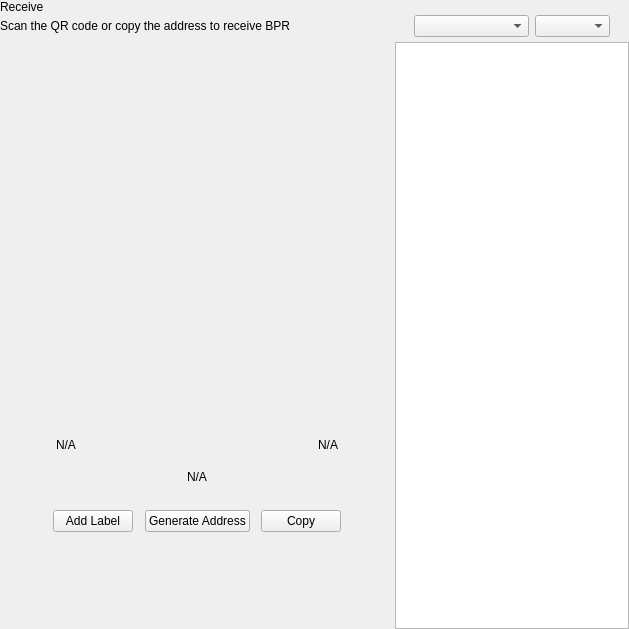
<?xml version="1.0" encoding="UTF-8"?>
<ui version="4.0">
 <class>ReceiveWidget</class>
 <widget class="QWidget" name="ReceiveWidget">
  <property name="geometry">
   <rect>
    <x>0</x>
    <y>0</y>
    <width>629</width>
    <height>629</height>
   </rect>
  </property>
  <property name="minimumSize">
   <size>
    <width>0</width>
    <height>0</height>
   </size>
  </property>
  <property name="windowTitle">
   <string>Form</string>
  </property>
  <layout class="QHBoxLayout" name="horizontalLayout_2" stretch="2,1">
   <property name="spacing">
    <number>0</number>
   </property>
   <property name="leftMargin">
    <number>0</number>
   </property>
   <property name="topMargin">
    <number>0</number>
   </property>
   <property name="rightMargin">
    <number>0</number>
   </property>
   <property name="bottomMargin">
    <number>0</number>
   </property>
   <item>
    <widget class="QWidget" name="left" native="true">
     <layout class="QVBoxLayout" name="verticalLayout_3">
      <property name="leftMargin">
       <number>0</number>
      </property>
      <property name="topMargin">
       <number>0</number>
      </property>
      <property name="rightMargin">
       <number>0</number>
      </property>
      <property name="bottomMargin">
       <number>0</number>
      </property>
      <item>
       <layout class="QVBoxLayout" name="verticalLayout_2">
        <property name="spacing">
         <number>0</number>
        </property>
        <property name="leftMargin">
         <number>0</number>
        </property>
        <item>
         <layout class="QHBoxLayout" name="horizontalLayout_3">
          <property name="spacing">
           <number>0</number>
          </property>
          <item>
           <layout class="QVBoxLayout" name="verticalLayout_4">
            <property name="spacing">
             <number>5</number>
            </property>
            <item>
             <widget class="QLabel" name="labelTitle">
              <property name="text">
               <string>Receive</string>
              </property>
             </widget>
            </item>
            <item alignment="Qt::AlignTop">
             <widget class="QLabel" name="labelSubtitle1">
              <property name="text">
               <string>Scan the QR code or copy the address to receive BPR</string>
              </property>
             </widget>
            </item>
           </layout>
          </item>
          <item>
           <spacer name="horizontalSpacer">
            <property name="orientation">
             <enum>Qt::Horizontal</enum>
            </property>
            <property name="sizeHint" stdset="0">
             <size>
              <width>40</width>
              <height>20</height>
             </size>
            </property>
           </spacer>
          </item>
         </layout>
        </item>
        <item>
         <spacer name="verticalSpacer_2">
          <property name="orientation">
           <enum>Qt::Vertical</enum>
          </property>
          <property name="sizeType">
           <enum>QSizePolicy::Expanding</enum>
          </property>
          <property name="sizeHint" stdset="0">
           <size>
            <width>20</width>
            <height>50</height>
           </size>
          </property>
         </spacer>
        </item>
        <item alignment="Qt::AlignHCenter">
         <widget class="QWidget" name="layoutQR" native="true">
          <property name="maximumSize">
           <size>
            <width>510</width>
            <height>16777215</height>
           </size>
          </property>
          <layout class="QVBoxLayout" name="verticalLayoutQr">
           <item>
            <spacer name="verticalSpacer11">
             <property name="orientation">
              <enum>Qt::Vertical</enum>
             </property>
             <property name="sizeType">
              <enum>QSizePolicy::Fixed</enum>
             </property>
             <property name="sizeHint" stdset="0">
              <size>
               <width>20</width>
               <height>20</height>
              </size>
             </property>
            </spacer>
           </item>
           <item alignment="Qt::AlignHCenter">
            <widget class="QLabel" name="labelQrImg">
             <property name="minimumSize">
              <size>
               <width>260</width>
               <height>260</height>
              </size>
             </property>
             <property name="maximumSize">
              <size>
               <width>260</width>
               <height>260</height>
              </size>
             </property>
             <property name="text">
              <string/>
             </property>
             <property name="alignment">
              <set>Qt::AlignCenter</set>
             </property>
            </widget>
           </item>
           <item>
            <spacer name="verticalSpacer_21">
             <property name="orientation">
              <enum>Qt::Vertical</enum>
             </property>
             <property name="sizeType">
              <enum>QSizePolicy::Fixed</enum>
             </property>
             <property name="sizeHint" stdset="0">
              <size>
               <width>20</width>
               <height>30</height>
              </size>
             </property>
            </spacer>
           </item>
           <item>
            <widget class="QWidget" name="widget" native="true">
             <property name="minimumSize">
              <size>
               <width>0</width>
               <height>0</height>
              </size>
             </property>
             <layout class="QHBoxLayout" name="horizontalLayout_5">
              <item>
               <widget class="QLabel" name="labelLabel">
                <property name="text">
                 <string notr="true">N/A</string>
                </property>
               </widget>
              </item>
              <item>
               <spacer name="horizontalSpacer_2">
                <property name="orientation">
                 <enum>Qt::Horizontal</enum>
                </property>
                <property name="sizeHint" stdset="0">
                 <size>
                  <width>141</width>
                  <height>20</height>
                 </size>
                </property>
               </spacer>
              </item>
              <item>
               <widget class="QLabel" name="labelDate">
                <property name="text">
                 <string notr="true">N/A</string>
                </property>
                <property name="alignment">
                 <set>Qt::AlignRight|Qt::AlignTrailing|Qt::AlignVCenter</set>
                </property>
               </widget>
              </item>
             </layout>
            </widget>
           </item>
           <item>
            <widget class="QLabel" name="labelAddress">
             <property name="sizePolicy">
              <sizepolicy hsizetype="Expanding" vsizetype="Preferred">
               <horstretch>0</horstretch>
               <verstretch>0</verstretch>
              </sizepolicy>
             </property>
             <property name="minimumSize">
              <size>
               <width>300</width>
               <height>0</height>
              </size>
             </property>
             <property name="text">
              <string notr="true">N/A</string>
             </property>
             <property name="alignment">
              <set>Qt::AlignCenter</set>
             </property>
            </widget>
           </item>
           <item>
            <spacer name="verticalSpacer_4">
             <property name="orientation">
              <enum>Qt::Vertical</enum>
             </property>
             <property name="sizeType">
              <enum>QSizePolicy::Fixed</enum>
             </property>
             <property name="sizeHint" stdset="0">
              <size>
               <width>20</width>
               <height>20</height>
              </size>
             </property>
            </spacer>
           </item>
           <item>
            <layout class="QHBoxLayout" name="horizontalLayout_4">
             <item alignment="Qt::AlignHCenter">
              <widget class="QPushButton" name="pushButtonLabel">
               <property name="focusPolicy">
                <enum>Qt::NoFocus</enum>
               </property>
               <property name="text">
                <string>Add Label</string>
               </property>
              </widget>
             </item>
             <item alignment="Qt::AlignHCenter">
              <widget class="QPushButton" name="pushButtonNewAddress">
               <property name="focusPolicy">
                <enum>Qt::NoFocus</enum>
               </property>
               <property name="text">
                <string>Generate Address</string>
               </property>
              </widget>
             </item>
             <item alignment="Qt::AlignHCenter">
              <widget class="QPushButton" name="pushButtonCopy">
               <property name="focusPolicy">
                <enum>Qt::NoFocus</enum>
               </property>
               <property name="text">
                <string>Copy</string>
               </property>
              </widget>
             </item>
            </layout>
           </item>
           <item>
            <spacer name="verticalSpacer_3">
             <property name="orientation">
              <enum>Qt::Vertical</enum>
             </property>
             <property name="sizeType">
              <enum>QSizePolicy::Expanding</enum>
             </property>
             <property name="sizeHint" stdset="0">
              <size>
               <width>20</width>
               <height>20</height>
              </size>
             </property>
            </spacer>
           </item>
          </layout>
         </widget>
        </item>
        <item>
         <spacer name="verticalSpacer">
          <property name="orientation">
           <enum>Qt::Vertical</enum>
          </property>
          <property name="sizeHint" stdset="0">
           <size>
            <width>20</width>
            <height>40</height>
           </size>
          </property>
         </spacer>
        </item>
       </layout>
      </item>
     </layout>
    </widget>
   </item>
   <item>
    <widget class="QWidget" name="right" native="true">
     <layout class="QVBoxLayout" name="verticalLayout_5">
      <property name="spacing">
       <number>0</number>
      </property>
      <property name="leftMargin">
       <number>1</number>
      </property>
      <property name="topMargin">
       <number>0</number>
      </property>
      <property name="rightMargin">
       <number>0</number>
      </property>
      <property name="bottomMargin">
       <number>0</number>
      </property>
      <item>
       <layout class="QVBoxLayout" name="container_right">
        <property name="spacing">
         <number>0</number>
        </property>
        <property name="leftMargin">
         <number>0</number>
        </property>
        <property name="rightMargin">
         <number>0</number>
        </property>
        <item>
         <layout class="QVBoxLayout" name="verticalLayout">
          <property name="spacing">
           <number>6</number>
          </property>
          <property name="leftMargin">
           <number>19</number>
          </property>
          <property name="rightMargin">
           <number>19</number>
          </property>
          <item>
           <widget class="OptionButton" name="btnRequest" native="true"/>
          </item>
          <item>
           <widget class="OptionButton" name="btnMyAddresses" native="true">
            <property name="sizePolicy">
             <sizepolicy hsizetype="Preferred" vsizetype="Minimum">
              <horstretch>0</horstretch>
              <verstretch>0</verstretch>
             </sizepolicy>
            </property>
           </widget>
          </item>
         </layout>
        </item>
        <item>
         <widget class="QWidget" name="sortWidget" native="true">
          <layout class="QHBoxLayout" name="horizontalLayout_6">
           <property name="leftMargin">
            <number>19</number>
           </property>
           <property name="rightMargin">
            <number>19</number>
           </property>
           <property name="bottomMargin">
            <number>5</number>
           </property>
           <item>
            <spacer name="horizontalSpacer_3">
             <property name="orientation">
              <enum>Qt::Horizontal</enum>
             </property>
             <property name="sizeHint" stdset="0">
              <size>
               <width>40</width>
               <height>20</height>
              </size>
             </property>
            </spacer>
           </item>
           <item>
            <widget class="QComboBox" name="comboBoxSort">
             <property name="sizePolicy">
              <sizepolicy hsizetype="Preferred" vsizetype="Fixed">
               <horstretch>0</horstretch>
               <verstretch>0</verstretch>
              </sizepolicy>
             </property>
             <property name="minimumSize">
              <size>
               <width>115</width>
               <height>0</height>
              </size>
             </property>
            </widget>
           </item>
           <item>
            <widget class="QComboBox" name="comboBoxSortOrder">
             <property name="sizePolicy">
              <sizepolicy hsizetype="Preferred" vsizetype="Fixed">
               <horstretch>0</horstretch>
               <verstretch>0</verstretch>
              </sizepolicy>
             </property>
             <property name="minimumSize">
              <size>
               <width>75</width>
               <height>0</height>
              </size>
             </property>
            </widget>
           </item>
          </layout>
         </widget>
        </item>
        <item>
         <widget class="QListView" name="listViewAddress"/>
        </item>
       </layout>
      </item>
     </layout>
    </widget>
   </item>
  </layout>
 </widget>
 <customwidgets>
  <customwidget>
   <class>OptionButton</class>
   <extends>QWidget</extends>
   <header>qt/poriun/optionbutton.h</header>
   <container>1</container>
  </customwidget>
 </customwidgets>
 <resources/>
 <connections/>
</ui>
